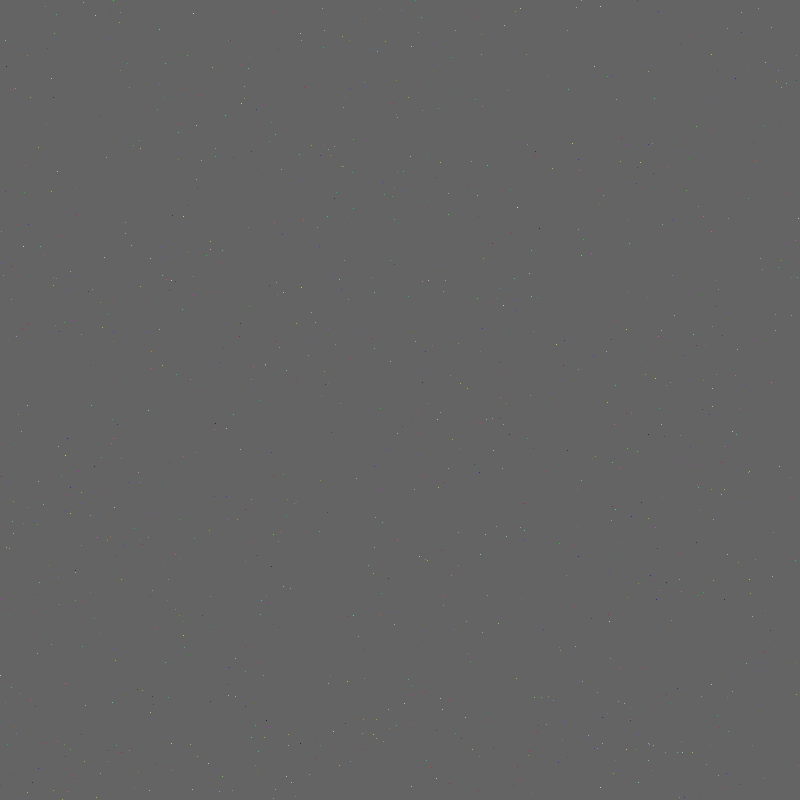
Frame 1 (no input)
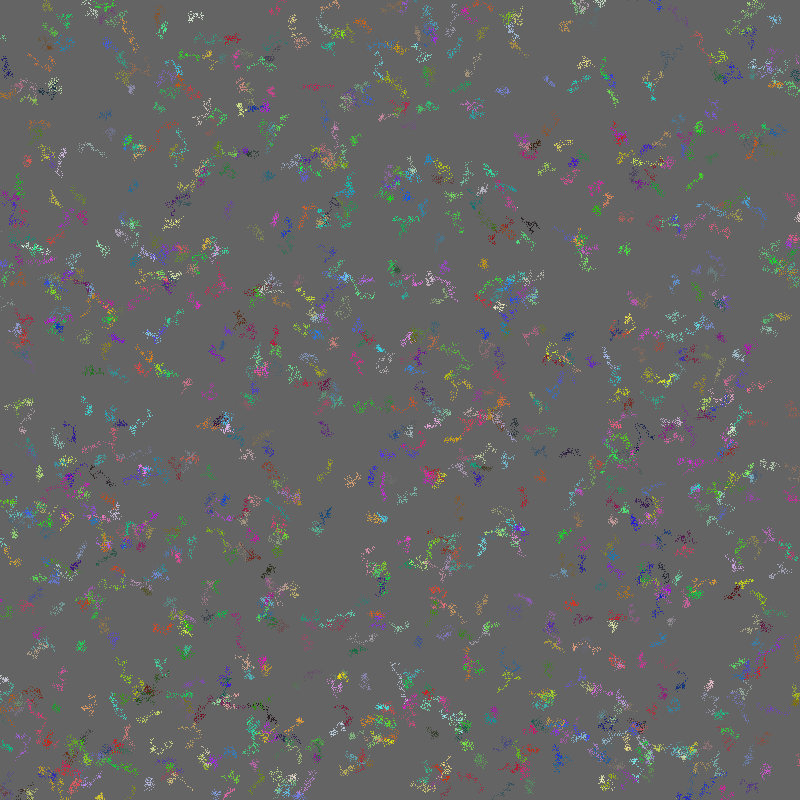
Frame 60 (the mouse pressed at the canvas centre just before this capture)
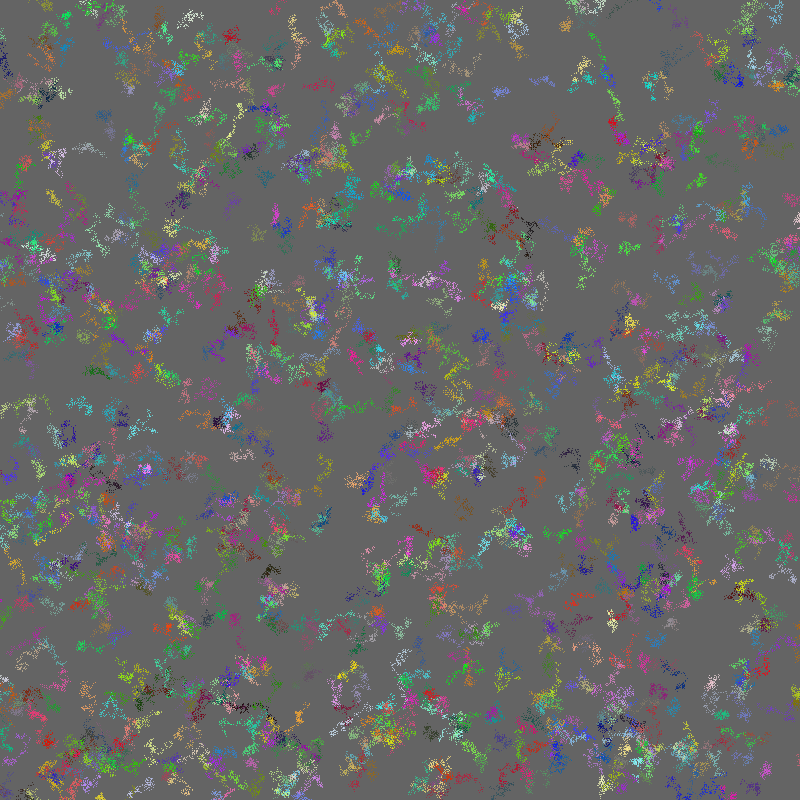
Frame 120 (the mouse held since frame 60 and released just before this capture)

The Processing sketch that drew these frames (run headless with seeded random() and noise(); from frame 60 on, the mouse is pressed at the canvas centre):

// Processing sketch: processing_146306
// ── processing_146306.pde

PVector[] blob = new PVector[1132];
PVector[] blob2 = new PVector[1132];

void setup() {
  size (800,800);
  background(100,100,100);
  stroke(255);
  
  for (int i=0; i<blob.length; i++) {
    blob[i] = new PVector(random(width), random(height));
    blob2[i] = new PVector(random(255),random(255),random(255));
  }
}
  
void draw() {
  for (int i=0; i<blob.length; i++) {
  point(blob[i].x,blob[i].y);
  stroke(blob2[i].x, blob2[i].y, blob2[i].z);
  }
for (int i=0; i<blob.length; i++) {
  blob[i].x = blob[i].x+random(5)-2.5;
 blob[i].y = blob[i].y+random(5)-2.5; 
 blob2[i].x=blob2[i].x+random(3)-1.5;
  blob2[i].y=blob2[i].y+random(3)-1.5;
   blob2[i].z=blob2[i].z+random(3)-1.5;
}
}



  
